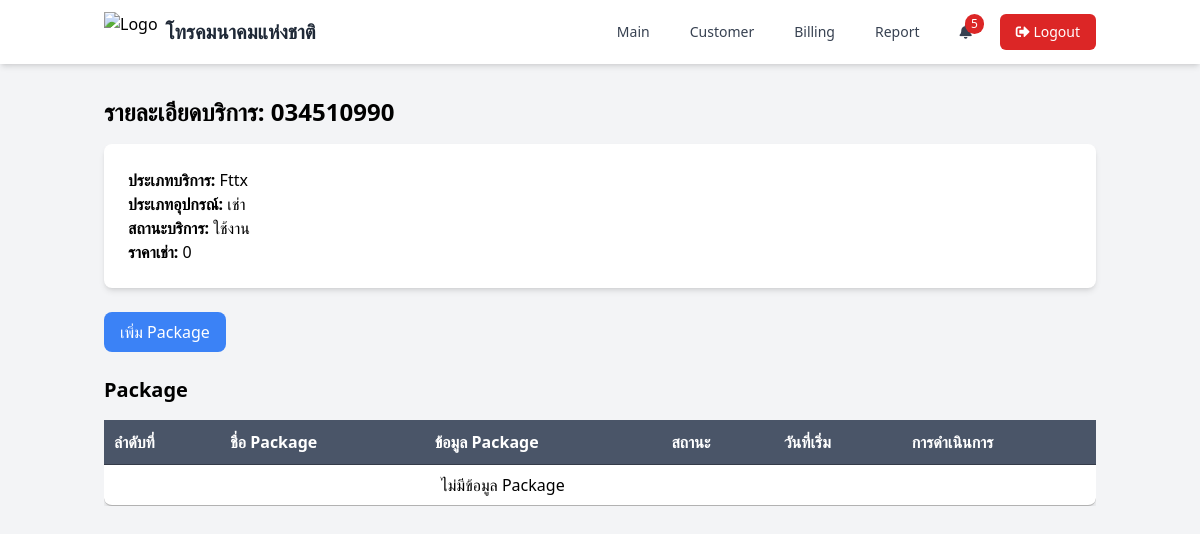
Screenshot of /page/service_detail.php?id_service=33 (signed in) with the database file from the repository.
### tables this page shows
CREATE TABLE `service_customer` (
  `id_service` int(11) NOT NULL,
  `code_service` varchar(20) DEFAULT NULL,
  `type_service` enum('Fttx','Fttx+ICT solution','Fttx 2+ICT solution','SI service','วงจเช่า','IP phone','Smart City','WiFi','อื่นๆ') DEFAULT NULL,
  `type_gadget` enum('เช่า','ขาย','เช่าและขาย') DEFAULT NULL,
  `status_service` enum('ใช้งาน','ยกเลิก') DEFAULT NULL,
  `id_bill` int(11) DEFAULT NULL,
  `create_at` date DEFAULT NULL,
  `update_at` date DEFAULT NULL
);

### page/service_detail.php (the view, shortened to what this page needs)
<?php
require_once '../function/functions.php';
$id_service = isset($_GET['id_service']) ? intval($_GET['id_service']) : 0;
if ($id_service > 0) {
    $sql = "SELECT sc.id_service,sc.code_service,sc.type_service,sc.type_gadget,sc.status_service,
        COALESCE(SUM(o.mainpackage_price + o.ict_price), 0) AS total_price
    FROM service_customer sc
    LEFT JOIN package_list pl ON sc.id_service = pl.id_service AND pl.status_package = 'ใช้งาน'
    LEFT JOIN product_list pr ON pl.id_package = pr.id_package AND pr.status_product = 'ใช้งาน'
    LEFT JOIN overide o ON pr.id_product = o.id_product
    WHERE sc.id_service = ?
    GROUP BY  sc.id_service;";
    $stmt = $conn->prepare($sql);
    $stmt->bind_param("i", $id_service);
    $stmt->execute();
    $result = $stmt->get_result();
    $service = $result->fetch_assoc();
    $packages = getPackagesByServiceId($id_service);
} else {
    header('Location: service_bill.php');
    exit;
}
?>
<!DOCTYPE html>
<html lang="en">
<head>
    <script src="https://cdn.tailwindcss.com"></script>
    <link rel="stylesheet" type="text/css" href="https://cdn.datatables.net/1.11.5/css/jquery.dataTables.css">
    <link rel="stylesheet" href="https://cdnjs.cloudflare.com/ajax/libs/font-awesome/5.15.4/css/all.min.css">
</head>
<body class="bg-gray-100">
    <?php include './components/navbar.php'; ?>
    <div class="container mx-auto px-4 py-8">
        <h1 class="text-2xl font-bold mb-4">รายละเอียดบริการ: <?php echo htmlspecialchars($service['code_service']); ?></h1>
        <div class="bg-white p-6 rounded-lg shadow-md mb-6">
            <p><strong>ประเภทบริการ:</strong> <?php echo htmlspecialchars($service['type_service']); ?></p>
            <p><strong>ประเภทอุปกรณ์:</strong> <?php echo htmlspecialchars($service['type_gadget']); ?></p>
            <p><strong>สถานะบริการ:</strong> <?php echo htmlspecialchars($service['status_service']); ?></p>
            <p><strong>ราคาเช่า:</strong> <?php echo htmlspecialchars($service['total_price'] ?? '0'); ?></p>
        </div>
        <div class="mt-6">
            <button type="button" onclick="openModal()" class="bg-blue-500 text-white px-4 py-2 rounded-lg hover:bg-blue-600">
                เพิ่ม Package
            </button>
        </div>
        <div class="mt-6">
            <h2 class="text-xl font-bold mb-4">Package</h2>
            <div class="overflow-x-auto">
                <table id="packageTable" class="common-table min-w-full bg-white rounded-lg shadow-md">
                    <thead>
                        <tr class="bg-gray-200">
                            <th class="px-4 py-2">ลำดับที่</th>
                            <th class="px-4 py-2">ชื่อ Package</th>
                            <th class="px-4 py-2">ข้อมูล Package</th>
                            <th class="px-4 py-2">สถานะ</th>
                            <th class="px-4 py-2">วันที่เริ่ม</th>
                            <th class="px-4 py-2">การดำเนินการ</th>
                        </tr>
                    </thead>
                    <tbody>
                        <?php if (!empty($packages)) : ?>
                            <?php foreach ($packages as $package) : ?>
                                <tr class="border-b">
                                    <td class="px-4 py-2 text-center"></td>
                                    <td class="px-4 py-2 text-center"><?php echo htmlspecialchars($package['name_package']); ?></td>
                                    <td class="px-4 py-2 text-center"><?php echo htmlspecialchars($package['info_package']); ?></td>
                                    <td class="px-4 py-2 text-center"><?php echo htmlspecialchars($package['status_package']); ?></td>
                                    <td class="px-4 py-2 text-center"><?php echo htmlspecialchars($package['create_at']); ?></td>
                                    <td class="px-4 py-2 text-center">
                                        <button onclick="viewProducts(<?php echo $package['id_package']; ?>)" class="bg-green-500 text-white px-2 py-1 rounded-lg hover:bg-green-600">View Products</button>
                                        <button onclick="editPackage(<?php echo $package['id_package']; ?>)" class="bg-blue-500 text-white px-2 py-1 rounded-lg hover:bg-blue-600">Edit</button>
                                        <button onclick="deletePackage(<?php echo $package['id_package']; ?>)" class="bg-red-500 text-white px-2 py-1 rounded-lg hover:bg-red-600">Delete</button>
                                    </td>
                                </tr>
                            <?php endforeach; ?>
                        <?php else : ?>
                            <tr>
                                <td colspan="5" class="px-4 py-2 text-center">ไม่มีข้อมูล Package</td>
                            </tr>
                        <?php endif; ?>
                    </tbody>
                </table>
            </div>
        </div>
    </div>
</body>
</html>

### page/service_detail.php (style rules this page uses)
.common-table thead th { background-color: #4a5568; color: white; }
.common-table tbody tr { background-color: rgb(255, 255, 255); }

### rows the page displays
service_customer: code_service "034510990", type_service "Fttx", type_gadget "เช่า", status_service "ใช้งาน"

### other values shown
$near_expiry_count "5"
$service['total_price'] "0"
